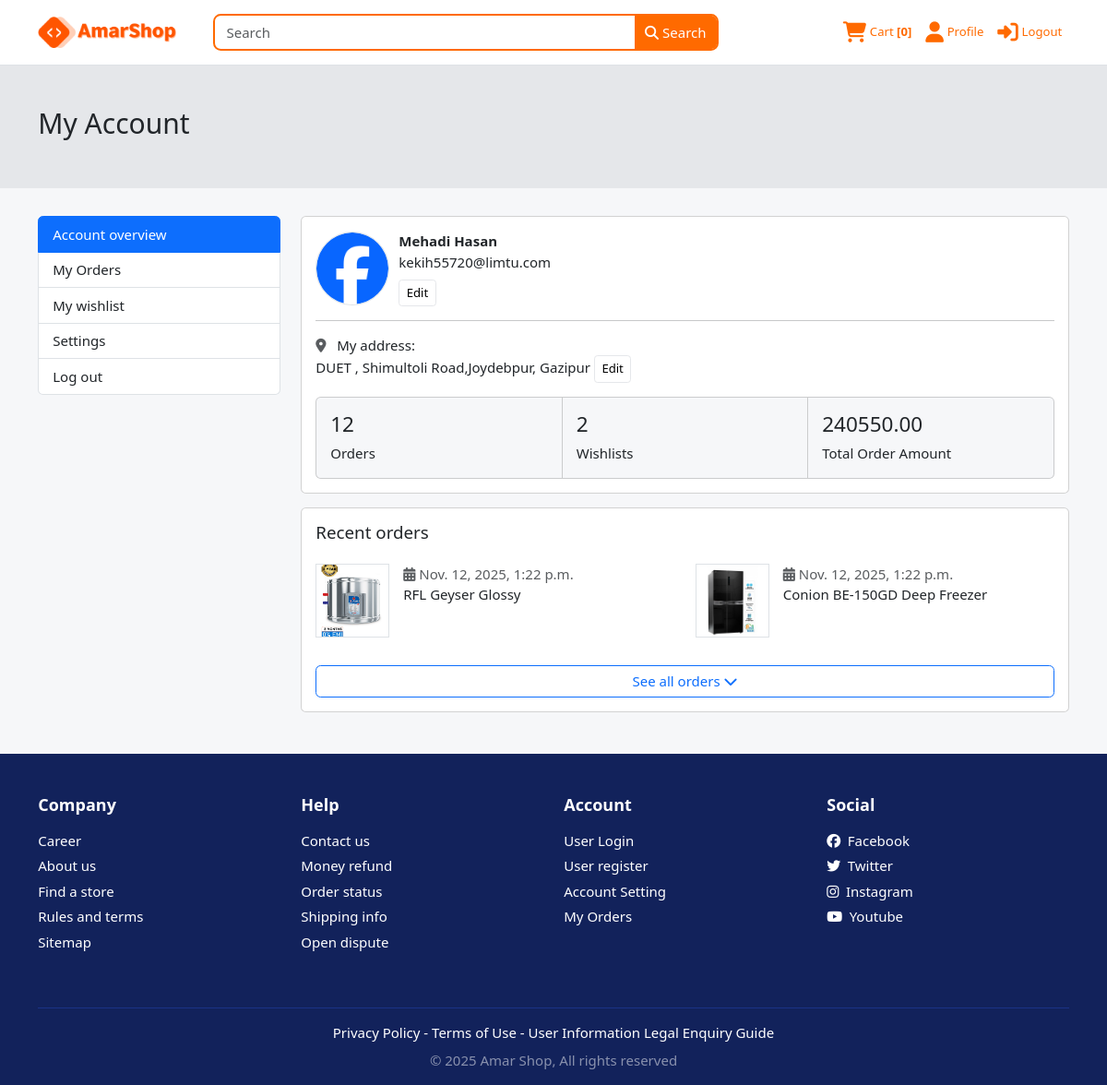
/profile/ (signed in), run on an earlier commit of the app's database.
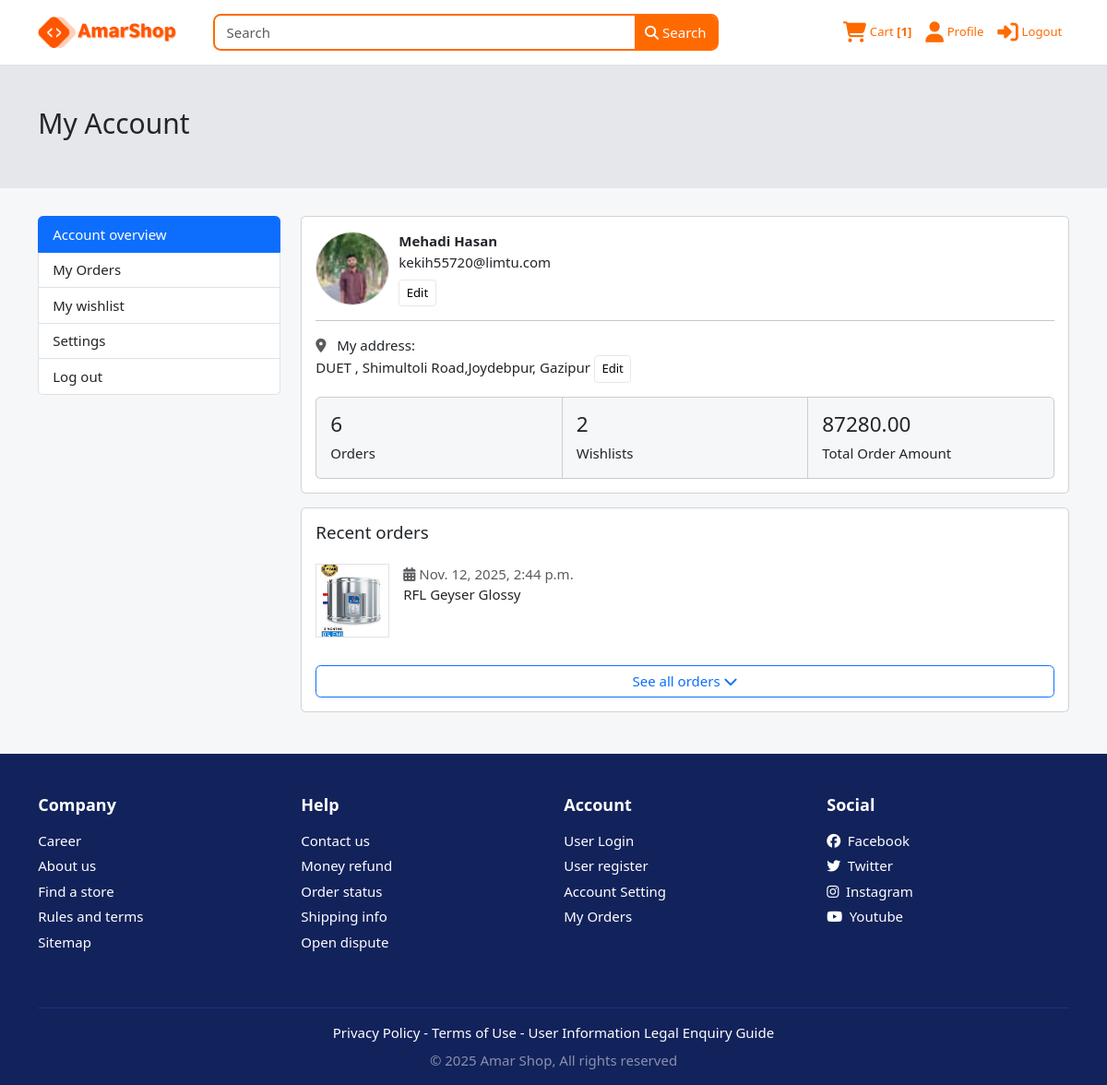
And on a later commit of the database.
### accounts/models.py (models this page shows, shortened)
class userProfile(models.Model):
    user = models.OneToOneField(User,on_delete=models.CASCADE,related_name="userProfile")
    city = models.CharField(blank=True,null=True,max_length=150)
    postcode = models.CharField(blank=True,null=True,max_length=150)
    gender = models.CharField(choices=choices,max_length=50,default='male')
    address_line_1 = models.TextField(blank=True,null=True)
    address_line_2 = models.TextField(blank=True,null=True)
    profile_picture = models.ImageField(upload_to='profile_picture/')

### order/models.py (models this page shows, shortened)
class OrderItem(models.Model):
    order = models.ForeignKey(Order, related_name='items', on_delete=models.CASCADE)
    product = models.ForeignKey(Product, on_delete=models.CASCADE)
    quantity = models.PositiveIntegerField(default=1)
    price = models.DecimalField(max_digits=10, decimal_places=2)

class Order(models.Model):
    STATUS_CHOICES = (
        ('Pending', 'Pending'),
        ('Paid', 'Paid'),
        ('Delivered ','Delivered '),
        ('Cancelled', 'Cancelled'),
    )
    user = models.ForeignKey(User, on_delete=models.CASCADE)
    full_name = models.CharField(max_length=100)
    email = models.EmailField()
    phone = models.CharField(max_length=20)
    address = models.CharField(max_length=255)
    city = models.CharField(max_length=100)
    postal_code = models.CharField(max_length=20)
    created_at = models.DateTimeField(auto_now_add=True)
    status = models.CharField(max_length=20, choices=STATUS_CHOICES, default='Pending')
    total_price = models.DecimalField(max_digits=10, decimal_places=2, default=0)
    paid = models.BooleanField(default=False)
    transaction_id = models.CharField(max_length=100, blank=True, null=True)
    discount = models.DecimalField(max_digits=10, decimal_places=2, default=0)
    shipping_cost = models.DecimalField(max_digits=10, decimal_places=2, default=0)
    grand_total = models.DecimalField(max_digits=10, decimal_places=2, default=0)

### shop/models.py (models this page shows, shortened)
class Product(models.Model):
    category = models.ForeignKey(Category,on_delete=models.CASCADE,related_name="products")
    name = models.CharField(max_length=200)
    slug = models.SlugField(unique=True,max_length=200)
    description = models.TextField(blank=True)
    price = models.DecimalField(max_digits=10,decimal_places=2)
    discount_percentage = models.PositiveIntegerField(default=0,validators=[MaxValueValidator(100)])
    stock  = models.PositiveIntegerField(default=1)
    available = models.BooleanField(default=True)
    unit = models.CharField(blank=True,max_length=50)
    rating = models.FloatField(default=0,validators=[MinValueValidator(0),MaxValueValidator(5)])
    specification = RichTextField(blank=True,null=True)
    created_at = models.DateTimeField(auto_now_add=True)
    updated_at = models.DateTimeField(auto_now=True)
    class Meta:
        verbose_name = "Product"
        verbose_name_plural = "Products"
        ordering = ['-created_at']

class ProductImage(models.Model):
    product = models.ForeignKey(Product,on_delete=models.CASCADE,related_name="images")
    image = models.ImageField(upload_to="products/")
    class Meta:
        verbose_name = "Product Image"
        verbose_name_plural = "Product Images"

### profileApp/views.py (the view)
# urls.py: path('profile/', include('profileApp.urls')),
@login_required
def profile(request):
    user_profile = userProfile.objects.filter(user=request.user).first()
    orders = Order.objects.filter(user=request.user)
    wishlist = Wishlist.objects.filter(user=request.user)
    total_order_amount = sum(order.total_price for order in orders)
    context = {
        "userProfile": user_profile,
        "totalOrder": orders.count(),
        'total_order_amount': total_order_amount,
        'totalwishlist': wishlist.count(),
        'orders': orders,
    }
    return render(request, 'profile/main.html', context)

### accounts/models.py (called while the page is built)
    def get_full_name(self):
        return self.first_name + " " + self.last_name

### cart/context_processors.py (called while the page is built)
def cart_item_count(request):
    count = 0
    if request.user.is_authenticated:
        count = CartItem.objects.filter(user=request.user).count()
    return {'cart_item_count': count}

### templates/profile/main.html
{% extends "profile/profile_base.html" %}
{% load static %}
    {% block profileContent %}
	<main class="col-md-9">
		<article class="card mb-3">
			<div class="card-body">
				<figure class="icontext">
						<div class="icon">
                            {% if userProfile.profile_picture %}
							<img class="rounded-circle img-sm border" src="{{userProfile.profile_picture.url}}">
                            {% else %}
							    <img class="rounded-circle img-sm border" src="{% static "images/avatars/profile.png" %}">
                            {% endif %}
						</div>
						<div class="text">
							<strong> {{request.user.get_full_name}} </strong> <br>
							<p class="mb-2"> {{request.user.email}}  </p>
							<a href="{% url "settings" %}" class="btn btn-light btn-sm">Edit</a>
						</div>
				</figure>
				<hr>
				<p>
					<i class="fa fa-map-marker text-muted"></i> &nbsp; My address:
					 <br>
					{% if userProfile.address_line_1 %}
                        {{userProfile.address_line_1}}
                    {% else %}
                    please add your address .
                    {% endif %}
					<a href="{% url "settings" %}" class="btn btn-light btn-sm">Edit</a>
				</p>
				<article class="card-group card-stat">
					<figure class="card bg">
						<div class="p-3">
							 <h4 class="title">{{totalOrder}}</h4>
							<span>Orders</span>
						</div>
					</figure>
					<figure class="card bg">
						<div class="p-3">
							 <h4 class="title">{{totalwishlist}}</h4>
							<span>Wishlists</span>
						</div>
					</figure>
					<figure class="card bg">
						<div class="p-3">
							 <h4 class="title">{{total_order_amount}}</h4>
							<span>Total Order Amount</span>
						</div>
					</figure>
				</article>
			</div>
		</article>
		<article class="card  mb-3">
			<div class="card-body">
				<h5 class="card-title mb-4">Recent orders </h5>
				<div class="row">
					{% for item in orders.first.items.all %}
					<div class="col-md-6">
						<figure class="itemside  mb-3">
							<div class="aside"><img src="{{item.product.images.all.first.image.url}}" class="border img-sm"></div>
							<figcaption class="info">
								<time class="text-muted"><i class="fa fa-calendar-alt"></i> {{orders.first.created_at}}</time>
								<p>{{item.product.name}} </p>
							</figcaption>
						</figure>
					</div>
				{% endfor %}
			</div>
			<a href="{% url "myorders" %}" class="btn btn-outline-primary btn-block w-100 mt-3"> See all orders <i class="fa fa-chevron-down"></i>  </a>
			</div>
		</article>
	</main>
    {% endblock profileContent %}

What changed in the data, as far as the page shows it:
removed OrderItem: product.images.all.first.image (picture), product.name "RFL Geyser Glossy"
removed Order: first.created_at "Nov. 12, 2025, 1:22 p.m."
removed OrderItem: product.images.all.first.image (picture), product.name "Conion BE-150GD Deep Freezer"
changed userProfile "DUET , Shimultoli Road,Joydebpur, Gazipur": profile_picture: a different picture
now on this page (row unchanged): OrderItem: product.images.all.first.image (picture), product.name "RFL Geyser Glossy"
now on this page (row unchanged): Order: first.created_at "Nov. 12, 2025, 2:44 p.m."
Also different on the page:
{{ cart_item_count }}: "0" → "1"
{{ totalOrder }}: "12" → "6"
{{ total_order_amount }}: "240550.00" → "87280.00"
